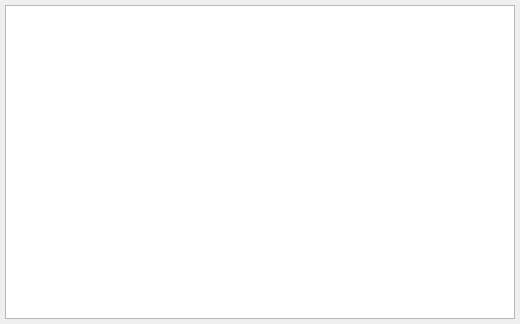
<?xml version="1.0" encoding="UTF-8"?>
<ui version="4.0">
 <class>InfoWnd</class>
 <widget class="QMainWindow" name="InfoWnd">
  <property name="geometry">
   <rect>
    <x>0</x>
    <y>0</y>
    <width>520</width>
    <height>324</height>
   </rect>
  </property>
  <property name="windowTitle">
   <string>Dialog</string>
  </property>
  <widget class="QWidget" name="centralwidget">
   <layout class="QVBoxLayout" name="verticalLayout">
    <property name="spacing">
     <number>6</number>
    </property>
    <property name="leftMargin">
     <number>5</number>
    </property>
    <property name="topMargin">
     <number>5</number>
    </property>
    <property name="rightMargin">
     <number>5</number>
    </property>
    <property name="bottomMargin">
     <number>5</number>
    </property>
    <item>
     <widget class="QTableView" name="twInfo">
      <property name="editTriggers">
       <set>QAbstractItemView::NoEditTriggers</set>
      </property>
      <property name="selectionMode">
       <enum>QAbstractItemView::SingleSelection</enum>
      </property>
      <property name="selectionBehavior">
       <enum>QAbstractItemView::SelectRows</enum>
      </property>
      <property name="wordWrap">
       <bool>false</bool>
      </property>
      <attribute name="horizontalHeaderCascadingSectionResizes">
       <bool>true</bool>
      </attribute>
      <attribute name="horizontalHeaderHighlightSections">
       <bool>false</bool>
      </attribute>
      <attribute name="horizontalHeaderStretchLastSection">
       <bool>true</bool>
      </attribute>
      <attribute name="verticalHeaderVisible">
       <bool>false</bool>
      </attribute>
     </widget>
    </item>
   </layout>
  </widget>
 </widget>
 <resources/>
 <connections/>
</ui>
